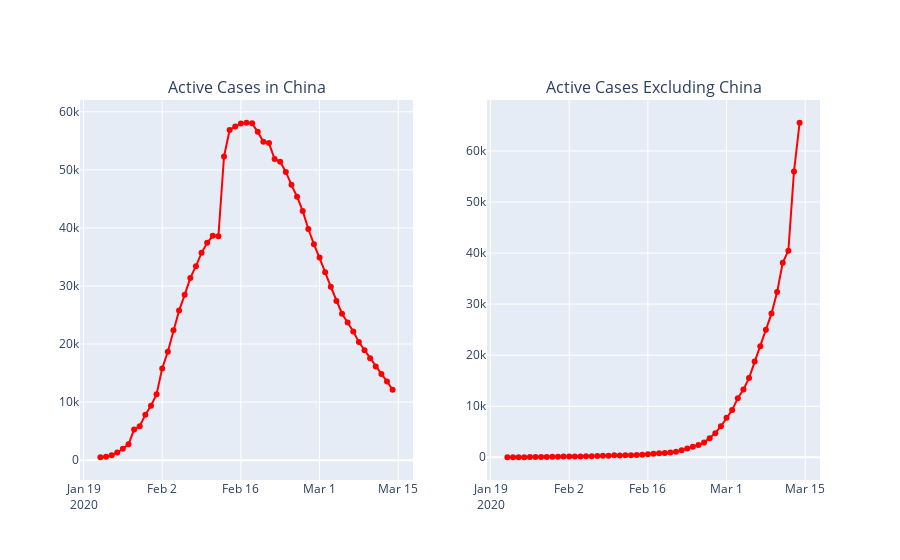

Notebook code cell kept with this figure:
### Code cell
fig = make_subplots(rows=1, cols=2,shared_xaxes=True,
                   subplot_titles=('Active Cases in China','Active Cases Excluding China'))
fig.add_trace(go.Scatter(x=ActiveCasesChina['Date'],y=ActiveCasesChina['Active Cases'],
                         mode='lines+markers',
                         name='New Cases',
                         line=dict(color=chartcol,width=2)),
                         row=1,col=1)
fig.add_trace(go.Scatter(x=ActiveCasesExcludingChina['Date'],y=ActiveCasesExcludingChina['Active Cases'],
                         mode='lines+markers',
                         name='Active Cases',
                         line=dict(color=chartcol,width=2)),
                         row=1,col=2)
fig.update_layout(showlegend=False)
